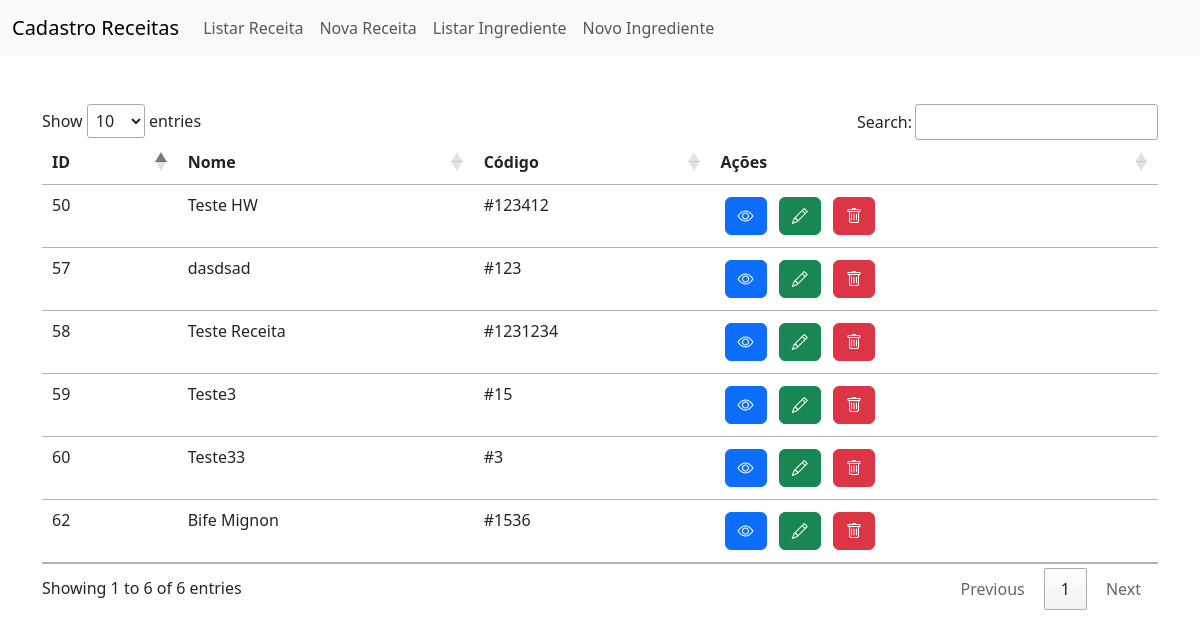
Page /?page=listar on the committed database.
### tables this page shows
CREATE TABLE IF NOT EXISTS `receita` (
  `nome` varchar(50) NOT NULL,
  `id` int NOT NULL AUTO_INCREMENT,
  `codigo` int NOT NULL,
  PRIMARY KEY (`id`)
);

### receita/listar-receita.php (the view, shortened to what this page needs)
<?php
$sql = "SELECT * FROM receita";
$res = $conn->query($sql);
$qtd = $res->num_rows;
if ($qtd > 0) {
    echo "<div class='table-responsive'>";
    echo "<table id='myTable' class='table'>";
    echo "<thead class='thead-light'>";
    echo "<tr>";
    echo "<th>ID</th>";
    echo "<th>Nome</th>";
    echo "<th>Código</th>";
    echo "<th>Ações</th>";
    echo "</tr>";
    echo "</thead>";
    echo "<tbody>";
    while ($row = $res->fetch_object()) {
        echo "<tr onmouseover=\"this.style.backgroundColor='#f2f2f2';\" onmouseout=\"this.style.backgroundColor='transparent';\">";
        echo "<td>" . $row->id . "</td>";
        echo "<td>" . $row->nome . "</td>";
        echo "<td>" . "#" . $row->codigo . "</td>";
        echo "<td>
                <a href='?page=visualizar&id=" . $row->id . "' class='btn btn-primary btn-md m-1'><i class='bi bi-eye'></i></a>
                <a href='?page=editar&id=" . $row->id . "' class='btn btn-success btn-md m-1'><i class='bi bi-pencil'></i></a>
                <button onclick=\"if(confirm('Tem certeza que deseja excluir?')){location.href='?page=salvar&acao=excluir&id=" . $row->id . "'; }else{return false;}\" class='btn btn-danger btn-md m-1'><i class='bi bi-trash'></i></button>
               </td>";
        echo "</tr>";
    }
    echo "</tbody>";
    echo "</table>";
    echo "</div>";
} else {
    echo "<p class='alert alert-danger'>Não foram encontrados resultados!</p>";
}
?>
</body>
</html>

### rows in the picture
receita: id "50", nome "Teste HW", codigo "123412"
receita: id "57", nome "dasdsad", codigo "123"
receita: id "58", nome "Teste Receita", codigo "1231234"
receita: id "59", nome "Teste3", codigo "15"
receita: id "60", nome "Teste33", codigo "3"
receita: id "62", nome "Bife Mignon", codigo "1536"
